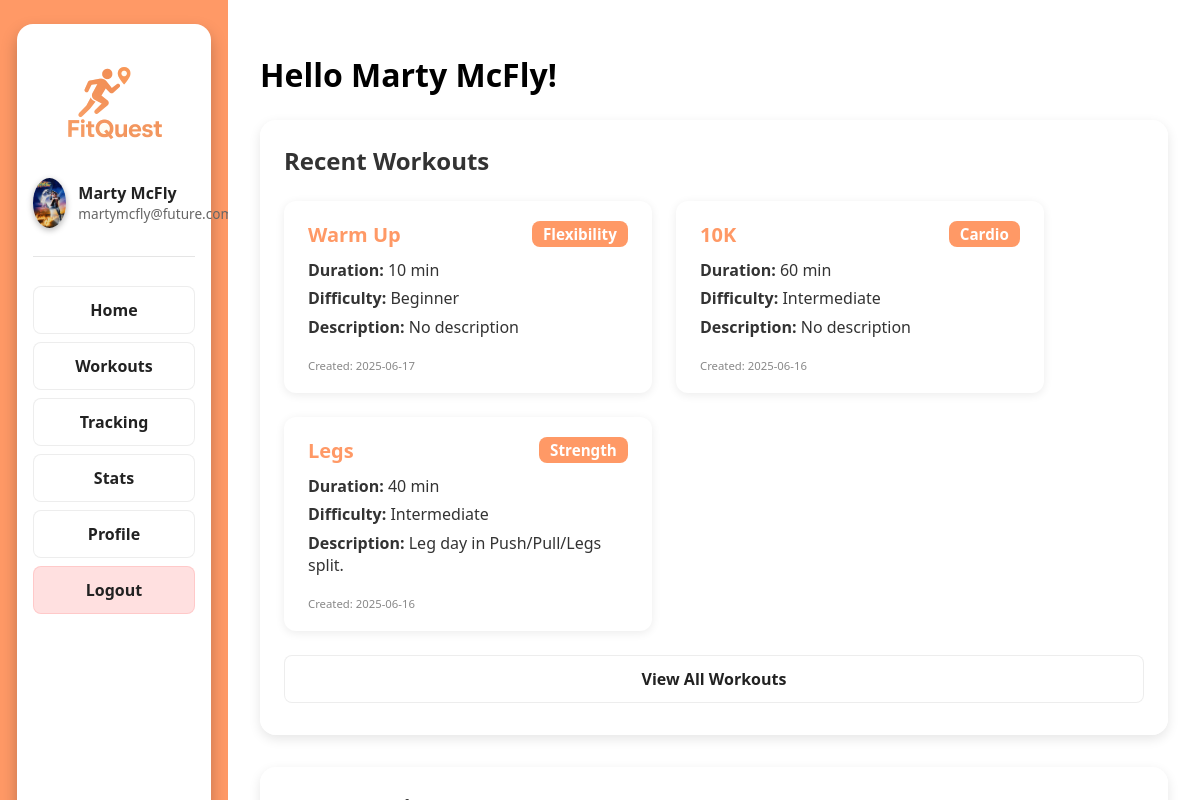
The app's page /dashboard (signed in) with its own data.
### models.py (models this page shows, shortened)
class User(db.Model, UserMixin):
    __tablename__ = 'users'
    id = db.Column(db.Integer, primary_key=True)
    username = db.Column(db.String(32), unique=True, nullable=False)
    email = db.Column(db.String(128), unique=True, nullable=False)
    password = db.Column(db.String(128), nullable=False)
    role = db.Column(db.String(8), default='user', nullable=False)
    profile_picture = db.Column(db.String(256), nullable=True, default='/static/assets/placeholder.256x256.png')

class Workout(db.Model):
    __tablename__ = 'workouts'
    id = db.Column(db.Integer, primary_key=True)
    name = db.Column(db.String(32), nullable=False)
    type = db.Column(db.String(16), nullable=False)
    duration = db.Column(db.Integer, nullable=False)
    description = db.Column(db.String(256), nullable=True)
    difficulty = db.Column(db.String(16), nullable=True)
    user_id = db.Column(db.Integer, db.ForeignKey('users.id'), nullable=False)
    user = db.relationship('User', backref=db.backref('workouts', lazy=True))
    created_at = db.Column(db.DateTime, server_default=db.func.now(), nullable=False)
    updated_at = db.Column(db.DateTime, server_default=db.func.now(), onupdate=db.func.now(), nullable=False)

### app.py (the view)
@app.route('/dashboard')
@login_required
def dashboard():
    recent_workouts = (
        Workout.query
        .filter_by(user_id=current_user.id)
        .order_by(Workout.created_at.desc())
        .limit(3)
        .all()
    )
    total_workouts = Workout.query.filter_by(user_id=current_user.id).count()
    total_exercises = Exercise.query.filter_by(user_id=current_user.id).count()
    total_workouts_completed = WorkoutLog.query.filter_by(user_id=current_user.id).count()
    completed_logs = WorkoutLog.query.filter_by(user_id=current_user.id).all()
    all_dates = sorted({log.date_completed for log in completed_logs})
    max_streak = 0
    current_streak = 0
    prev_date = None
    for d in all_dates:
        if prev_date and (d - prev_date).days == 1:
            current_streak += 1
        else:
            current_streak = 1
        max_streak = max(max_streak, current_streak)
        prev_date = d
    most_recent_log = (
        WorkoutLog.query
        .filter_by(user_id=current_user.id)
        .order_by(WorkoutLog.date_completed.desc())
        .first()
    )
    most_recent_workout = None
    most_recent_date = None
    if most_recent_log:
        most_recent_workout = Workout.query.get(most_recent_log.workout_id)
        most_recent_date = most_recent_log.date_completed
    today = date.today()
    last_7_days = [today - timedelta(days=i) for i in range(6, -1, -1)]
    activity_last_7 = {d: 0 for d in last_7_days}
    for log in completed_logs:
        if log.date_completed in activity_last_7:
            activity_last_7[log.date_completed] += 1
    activity_labels = [d.strftime('%a %d %b') for d in last_7_days]
    activity_data = [activity_last_7[d] for d in last_7_days]
    progression_data = {}
    user_workouts = Workout.query.filter_by(user_id=current_user.id).all()
    user_workouts_serialized = [{'id': w.id, 'name': w.name} for w in user_workouts]
    for workout in user_workouts:
        workout_logs = (
            WorkoutLog.query
            .filter_by(user_id=current_user.id, workout_id=workout.id)
            .order_by(WorkoutLog.date_completed.asc())
            .all()
        )
        for we in WorkoutExercise.query.filter_by(workout_id=workout.id).all():
            weight = we.weight or 0
            reps = we.reps or 0
            interval = we.progression_interval or 0
            weight_inc = we.progression_weight_increment or 0
            reps_inc = we.progression_reps_increment or 0
            labels = []
            weights = []
            reps_list = []
            for idx, log in enumerate(workout_logs):
                labels.append(log.date_completed.strftime('%Y-%m-%d'))
                completed = idx + 1
                w = weight
                r = reps
                if interval and interval > 0:
                    w += (completed // interval) * weight_inc
                    r += (completed // interval) * reps_inc
                weights.append(w)
                reps_list.append(r)
            if workout.id not in progression_data:
                progression_data[workout.id] = {}
            progression_data[workout.id][we.exercise_id] = {
                'exercise_name': we.exercise.name,
                'labels': labels,
                'weights': weights,
                'reps': reps_list
            }
    return render_template(
        'dashboard.html',
        username=current_user.username,
        email=current_user.email,
        active_section='home',
        profile_picture=current_user.profile_picture,
        recent_workouts=recent_workouts,
        total_workouts=total_workouts,
        total_exercises=total_exercises,
        total_workouts_completed=total_workouts_completed,
        max_streak=max_streak,
        most_recent_workout=most_recent_workout,
        most_recent_date=most_recent_date,
        activity_labels=activity_labels,
        activity_data=activity_data,
        progression_data=progression_data,
        user_workouts=user_workouts_serialized
    )

### app.py (called while the page is built)
@login_manager.user_loader
def load_user(user_id):
    return User.query.get(int(user_id))

### templates/dashboard.html (shortened to what this page needs)
{% extends "base.html" %}
{% block stylesheet %}<link rel="stylesheet" href="/static/css/dash.css">{% endblock %}
{% block content %}
<div class="dashboard">
    <div class="sidebar">
        <div class="sidebar-island">
            <div class="sidebar-logo" style="width:100%;display:flex;justify-content:center;align-items:center;margin-bottom:0.6rem;">
                <img src="{{ url_for('static', filename='assets/fitquest_logo_128.png') }}" alt="FitQuest Logo" style="height:128px;width:auto;display:block;" />
            </div>
            <div class="profile-section">
                <img src="{{ url_for('static', filename='assets/' + (profile_picture or 'placeholder.256x256.png')) }}" alt="Profile Photo" class="profile-photo">
                <div class="profile-info">
                    <div class="profile-name">{{ username }}</div>
                    <div class="profile-email">{{ email }}</div>
                </div>
            </div>
            <div class="sidebar-divider"></div>
            <div class="sidebar-buttons">
                <a href="{{ url_for('dashboard') }}" class="sidebar-button{% if active_section == 'home' %} active{% endif %}">Home</a>
                <div class="sidebar-dropdown">
                    {% if active_section == 'workouts' %}
                        <div class="sidebar-button dropdown-toggle active" onclick="toggleDropdown()" id="workoutsSidebarBtn">
                            Workouts
                        </div>
                        <div class="dropdown-menu open" id="workoutDropdown">
                            <a href="{{ url_for('workouts') }}"
                               class="dropdown-item{% if not selected_type %} selected{% endif %}"
                               onclick="selectDropdown(event, this)">All</a>
                            <a href="{{ url_for('workouts', type='strength') }}"
                               class="dropdown-item{% if selected_type == 'strength' %} selected{% endif %}"
                               onclick="selectDropdown(event, this)">Strength</a>
                            <a href="{{ url_for('workouts', type='cardio') }}"
                               class="dropdown-item{% if selected_type == 'cardio' %} selected{% endif %}"
                               onclick="selectDropdown(event, this)">Cardio</a>
                            <a href="{{ url_for('workouts', type='flexibility') }}"
                               class="dropdown-item{% if selected_type == 'flexibility' %} selected{% endif %}"
                               onclick="selectDropdown(event, this)">Flexibility</a>
                        </div>
                    {% else %}
                        <a href="{{ url_for('workouts') }}" class="sidebar-button" id="workoutsSidebarBtn">Workouts</a>
                    {% endif %}
                </div>
                <a href="{{ url_for('tracking') }}" class="sidebar-button{% if active_section == 'tracking' %} active{% endif %}">Tracking</a>
                <a href="{{ url_for('stats') }}" class="sidebar-button{% if active_section == 'stats' %} active{% endif %}">Stats</a>
                <a href="{{ url_for('profile') }}" class="sidebar-button">Profile</a>
                <a href="{{ url_for('logout') }}" class="sidebar-button logout-button">Logout</a>
            </div>
        </div>
    </div>
    <div class="main">
        {% if active_section == 'home' %}
            <h1>Hello {{ username }}!</h1>
            <div class="main-sections">
                <div class="main-card">
                    <h2>Recent Workouts</h2>
                    <div class="workouts-list">
                        {% if recent_workouts %}
                            {% for workout in recent_workouts %}
                                <div class="workout-card">
                                    <div class="workout-card-header">
                                        <h3>{{ workout.name }}</h3>
                                        <span class="workout-type">{{ workout.type|capitalize }}</span>
                                    </div>
                                    <div class="workout-card-body">
                                        <div><strong>Duration:</strong> {{ workout.duration }} min</div>
                                        <div><strong>Difficulty:</strong> {{ workout.difficulty|capitalize or "N/A" }}</div>
                                        <div><strong>Description:</strong> {{ workout.description or "No description" }}</div>
                                        <div class="workout-date"><small>Created: {{ workout.created_at.strftime('%Y-%m-%d') }}</small></div>
                                    </div>
                                </div>
                            {% endfor %}
                        {% else %}
                            <p>No workouts yet. <a href="{{ url_for('workouts') }}">Create your first workout!</a></p>
                        {% endif %}
                    </div>
                    <a href="{{ url_for('workouts') }}" class="sidebar-button">View All Workouts</a>
                </div>
                <div class="main-card">
                    <h2>Stats Preview</h2>
                </div>
            </div>
        {% endif %}
    </div>
</div>
{% endblock %}

### templates/base.html (shortened to what this page needs)
<!DOCTYPE html>
<html lang="en">
<head>
    {% block stylesheet %}{% endblock %}
</head>
<body>
    {% block content %}
    {% endblock %}
</body>
</html>

### static/css/dash.css (style rules this page uses)
body, html { margin: 0; padding: 0; font-family: 'Segoe UI', Tahoma, Geneva, Verdana, sans-serif; background: white; height: 100%; overflow: hidden; }
.dashboard { display: flex; height: 100vh; overflow: hidden; }
.sidebar { width: 15%; height: 100%; background: #ff9966; color: white; padding: 1.5rem; display: flex; flex-direction: column; align-items: center; justify-content: center; }
.sidebar-island { width: 90%; height: 100%; background: rgba(255, 255, 255, 1); border-radius: 16px; box-shadow: 0 8px 16px rgba(0, 0, 0, 0.25); padding: 1rem; display: flex; flex-direction: column; align-items: center; }
.profile-section { display: flex; align-items: center; width: 100%; margin-bottom: 0.8rem; }
.profile-photo { width: 50px; height: 50px; border-radius: 50%; object-fit: cover; margin-right: 0.75rem; box-shadow: 0 2px 6px rgba(0, 0, 0, 0.3); }
.profile-info { display: flex; flex-direction: column; justify-content: center; }
.profile-name { font-weight: 700; color: #222; }
.profile-email { font-size: 0.85rem; color: #666; }
.sidebar-divider { width: 100%; height: 1px; background-color: rgba(0, 0, 0, 0.1); margin: 1rem 0; }
.sidebar-buttons { display: flex; flex-direction: column; width: 100%; margin-top: 0.8rem; }
.sidebar-button { display: block; padding: 0.75rem 1rem; margin-bottom: 0.5rem; background: rgba(255, 255, 255, 0.2); color: #222; text-decoration: none; font-weight: 600; border-radius: 8px; text-align: center; transition: background 0.3s ease, color 0.3s ease, transform 0.2s ease; border: 1px solid rgba(0,0,0,0.07); }
.sidebar-dropdown { width: 100%; }
.logout-button { background: rgba(255, 100, 100, 0.2); border: 1px solid rgba(255, 100, 100, 0.18); }
.main { flex: 1; background: white; padding: 2rem; overflow: hidden; height: auto; }
.main-sections { display: flex; gap: 2rem; margin-top: 1.5rem; flex-wrap: wrap; align-items: flex-start; }
.main-card { flex: 1 1 45%; background: rgba(255, 255, 255, 0.9); border-radius: 16px; box-shadow: 0 4px 12px rgba(0, 0, 0, 0.1); padding: 1.5rem; transition: transform 0.3s ease, box-shadow 0.3s ease; }
.main-card h2 { margin-top: 0; color: #333; }
.workouts-list { margin-top: 1.5rem; display: flex; flex-wrap: wrap; gap: 1.5rem; justify-content: flex-start; align-items: flex-start; }
.workout-card { background: #fff; border-radius: 12px; box-shadow: 0 2px 10px rgba(0,0,0,0.08); padding: 1.2rem 1.5rem; min-width: 260px; max-width: 320px; flex: 1 1 260px; display: flex; flex-direction: column; transition: box-shadow 0.2s; }
.workout-card-header { display: flex; justify-content: space-between; align-items: center; margin-bottom: 0.7rem; }
.workout-card-header h3 { margin: 0; font-size: 1.25rem; color: #ff9966; }
.workout-type { background: #ff9966; color: #fff; border-radius: 8px; padding: 0.2rem 0.7rem; font-size: 0.95rem; font-weight: 600; }
.workout-card-body { font-size: 1rem; color: #333; display: flex; flex-direction: column; gap: 0.4rem; }
.workout-date { margin-top: 0.7rem; color: #888; font-size: 0.85rem; }
.main-sections, .center-content { align-items: flex-start !important; justify-content: flex-start !important; }
.main-card .sidebar-button { margin-top: 1.5rem; }

### records on screen
User: profile_picture (picture), username "Marty McFly", email "martymcfly@future.com"
Workout: name "Warm Up", type "Flexibility", duration "10", difficulty "Beginner", description "No description", created_at "2025-06-17"
Workout: name "10K", type "Cardio", duration "60", difficulty "Intermediate", description "No description", created_at "2025-06-16"
Workout: name "Legs", type "Strength", duration "40", difficulty "Intermediate", description "Leg day in Push/Pull/Legs split.", created_at "2025-06-16"
